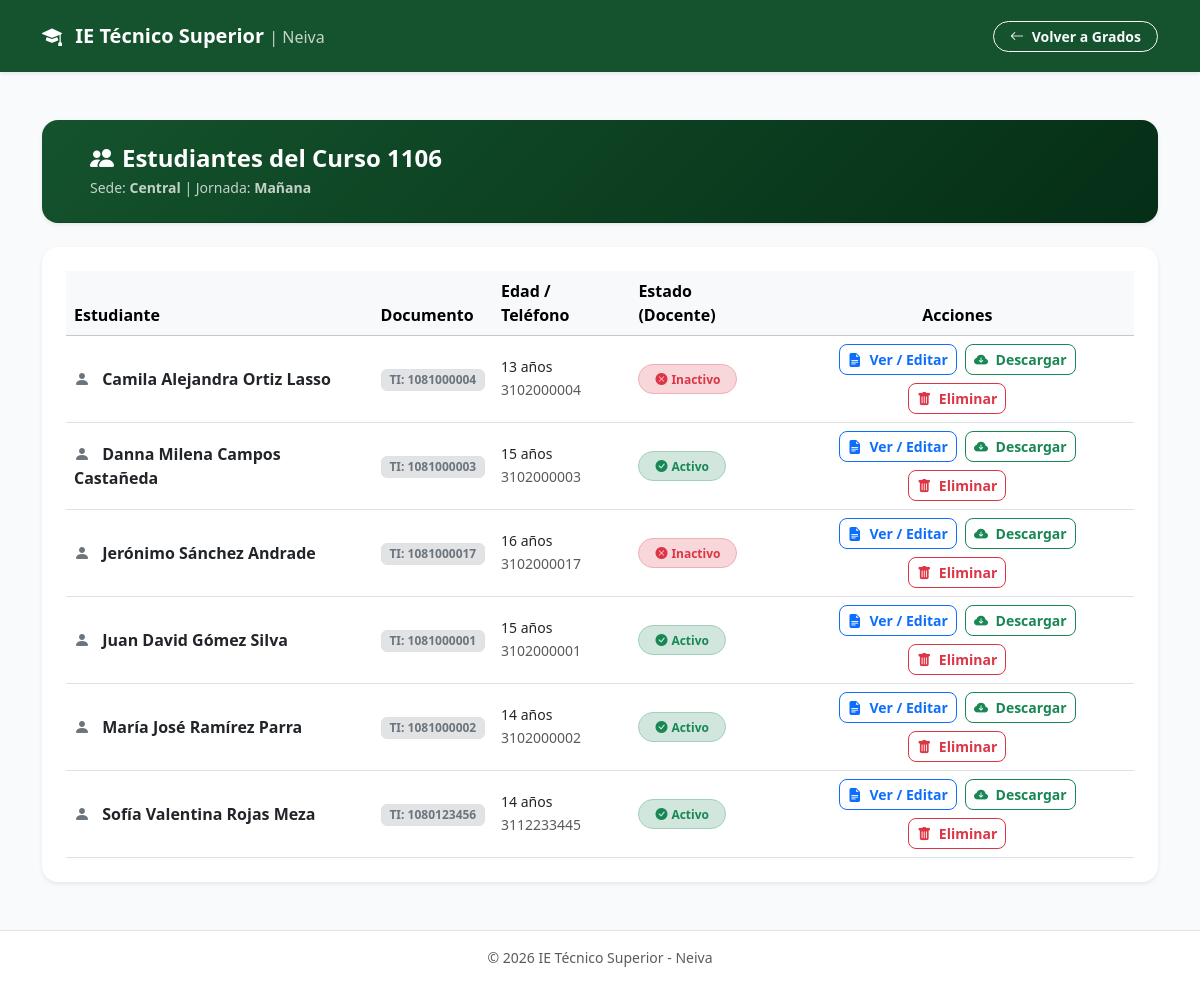
Screenshot of /administrador/estudiantes_curso.php?id_curso=1 (signed in) with the database file from the repository.
### tables this page shows
CREATE TABLE `grados_cursos` (
  `id_curso` int(11) NOT NULL,
  `id_sede` int(11) NOT NULL,
  `nombre_curso` varchar(20) NOT NULL,
  `jornada` enum('Mañana','Tarde','Única') NOT NULL
);

CREATE TABLE `sedes` (
  `id_sede` int(11) NOT NULL,
  `nombre_sede` varchar(100) NOT NULL
);

CREATE TABLE `fichas_caracterizacion` (
  `id_ficha` int(11) NOT NULL,
  `id_estudiante` int(11) NOT NULL,
  `id_curso` int(11) NOT NULL,
  `id_usuario_registro` int(11) NOT NULL,
  `fecha_diligenciamiento` date NOT NULL,
  `acudiente_nombre` varchar(120) NOT NULL,
  `acudiente_parentesco` varchar(50) NOT NULL,
  `medio_transporte` enum('Servicio Público','Vehículo familiar','Bicicleta','Motocicleta personal','Caminando','Pago Ruta') NOT NULL,
  `acompanamiento_jornada_contraria` enum('Hermanos','Uno de mis padres','Familiares','Otros no familiares','Normalmente solo') NOT NULL,
  `observaciones_orientacion` text DEFAULT NULL
);

CREATE TABLE `estudiantes` (
  `id_estudiante` int(11) NOT NULL,
  `tipo_documento` enum('RC','TI','CC','Otro') NOT NULL,
  `numero_documento` varchar(20) NOT NULL,
  `nombres_apellidos` varchar(150) NOT NULL,
  `fecha_nacimiento` date NOT NULL,
  `edad` tinyint(3) UNSIGNED NOT NULL,
  `grupo_sanguineo` varchar(5) NOT NULL,
  `tipo_estudiante` enum('Antiguo','Antiguo Repitente','Nuevo','Nuevo Repitente') NOT NULL,
  `colegio_procedencia` varchar(150) DEFAULT NULL,
  `direccion_residencia` varchar(150) NOT NULL,
  `barrio` varchar(80) NOT NULL,
  `comuna` varchar(10) NOT NULL,
  `estrato` tinyint(3) UNSIGNED NOT NULL,
  `servicio_salud` varchar(80) NOT NULL,
  `telefono_fijo` varchar(20) DEFAULT NULL,
  `telefono_movil` varchar(20) DEFAULT NULL,
  `email_padres` varchar(120) DEFAULT NULL,
  `tel_movil_padre` varchar(20) DEFAULT NULL,
  `tel_movil_madre` varchar(20) DEFAULT NULL,
  `activo` tinyint(1) NOT NULL DEFAULT 1,
  `creado_en` timestamp NULL DEFAULT current_timestamp()
);

### administrador/estudiantes_curso.php (the view, shortened to what this page needs)
<?php
$conexion = conectarBD();
$id_curso = isset($_GET['id_curso']) ? intval($_GET['id_curso']) : 0;
$stmt_info = mysqli_prepare($conexion, "SELECT gc.nombre_curso, gc.jornada, gc.id_sede, s.nombre_sede
                                        FROM grados_cursos gc
                                        INNER JOIN sedes s ON gc.id_sede = s.id_sede
                                        WHERE gc.id_curso = ? LIMIT 1");
mysqli_stmt_bind_param($stmt_info, "i", $id_curso);
mysqli_stmt_execute($stmt_info);
$res_info = mysqli_stmt_get_result($stmt_info);
$curso_info = mysqli_fetch_assoc($res_info);
$sql_est = "SELECT e.id_estudiante, e.tipo_documento, e.numero_documento, e.nombres_apellidos, e.edad, e.telefono_movil, e.activo, f.id_ficha, f.fecha_diligenciamiento
            FROM fichas_caracterizacion f
            INNER JOIN estudiantes e ON f.id_estudiante = e.id_estudiante
            WHERE f.id_curso = ?
            ORDER BY e.nombres_apellidos ASC";
$stmt_est = mysqli_prepare($conexion, $sql_est);
mysqli_stmt_bind_param($stmt_est, "i", $id_curso);
mysqli_stmt_execute($stmt_est);
$res_estudiantes = mysqli_stmt_get_result($stmt_est);
?>
<!DOCTYPE html>
<html lang="es">
<head>
    <link href="https://cdn.jsdelivr.net/npm/bootstrap@5.3.3/dist/css/bootstrap.min.css" rel="stylesheet">
    <link rel="stylesheet" href="https://cdn.jsdelivr.net/npm/bootstrap-icons@1.11.3/font/bootstrap-icons.min.css">
</head>
<body class="d-flex flex-column min-vh-100">
<nav class="navbar navbar-expand-lg navbar-dark shadow-sm py-3" style="background-color: var(--primary-color) !important;">
    <div class="container">
        <a class="navbar-brand fw-bold text-white" href="panel_admin.php">
            <i class="bi bi-mortarboard-fill me-2"></i> IE Técnico Superior <span class="fw-light fs-6 opacity-75">| Neiva</span>
        </a>
        <a href="grados.php?sede=<?php echo $curso_info['id_sede']; ?>" class="btn btn-outline-light btn-sm fw-semibold rounded-pill px-3">
            <i class="bi bi-arrow-left me-1"></i> Volver a Grados
        </a>
    </div>
</nav>
<div class="container py-5 flex-grow-1">
    <div class="card border-0 shadow-sm rounded-4 mb-4 overflow-hidden">
        <div class="card-header card-header-title p-4 px-md-5">
            <h4 class="fw-bold mb-1">
                <i class="bi bi-people-fill me-2"></i>Estudiantes del Curso <?php echo htmlspecialchars($curso_info['nombre_curso']); ?>
            </h4>
            <p class="mb-0 small opacity-75">
                Sede: <strong><?php echo htmlspecialchars($curso_info['nombre_sede']); ?></strong> | Jornada: <strong><?php echo htmlspecialchars($curso_info['jornada']); ?></strong>
            </p>
        </div>
    </div>
    <div class="card border-0 shadow-sm rounded-4">
        <div class="card-body p-4">
            <div class="table-responsive">
                <table class="table table-hover align-middle mb-0">
                    <thead class="table-light">
                        <tr>
                            <th>Estudiante</th>
                            <th>Documento</th>
                            <th>Edad / Teléfono</th>
                            <th>Estado (Docente)</th>
                            <th class="text-center">Acciones</th>
                        </tr>
                    </thead>
                    <tbody>
                        <?php if ($res_estudiantes && mysqli_num_rows($res_estudiantes) > 0): ?>
                            <?php while ($est = mysqli_fetch_assoc($res_estudiantes)): ?>
                                <tr>
                                    <td class="fw-semibold text-dark">
                                        <i class="bi bi-person-fill text-secondary me-2"></i>
                                        <?php echo htmlspecialchars($est['nombres_apellidos']); ?>
                                    </td>
                                    <td>
                                        <span class="badge bg-secondary-subtle text-secondary border">
                                            <?php echo htmlspecialchars($est['tipo_documento']); ?>: <?php echo htmlspecialchars($est['numero_documento']); ?>
                                        </span>
                                    </td>
                                    <td>
                                        <small class="d-block text-dark"><?php echo htmlspecialchars($est['edad']); ?> años</small>
                                        <small class="text-muted"><?php echo !empty($est['telefono_movil']) ? htmlspecialchars($est['telefono_movil']) : 'Sin teléfono'; ?></small>
                                    </td>
                                    <td>
                                        <?php if ($est['activo'] == 1): ?>
                                            <span class="badge bg-success-subtle text-success border border-success-subtle rounded-pill px-3 py-2">
                                                <i class="bi bi-check-circle-fill me-1"></i>Activo
                                            </span>
                                        <?php else: ?>
                                            <span class="badge bg-danger-subtle text-danger border border-danger-subtle rounded-pill px-3 py-2">
                                                <i class="bi bi-x-circle-fill me-1"></i>Inactivo
                                            </span>
                                        <?php endif; ?>
                                    </td>
                                    <td class="text-center">
                                        <div class="d-flex justify-content-center gap-2 flex-wrap">
                                            <a href="editar_caracterizacion.php?id_ficha=<?php echo $est['id_ficha']; ?>" class="btn btn-outline-primary btn-sm rounded-3 fw-semibold" title="Ver o Editar Ficha">
                                                <i class="bi bi-file-earmark-text-fill me-1"></i> Ver / Editar
                                            </a>
                                            <a href="../descargar_ficha.php?id_ficha=<?php echo $est['id_ficha']; ?>" class="btn btn-outline-success btn-sm rounded-3 fw-semibold" title="Descargar Ficha en PDF">
                                                <i class="bi bi-cloud-arrow-down-fill me-1"></i> Descargar
                                            </a>
                                            <button type="button" class="btn btn-outline-danger btn-sm rounded-3 fw-semibold" data-bs-toggle="modal" data-bs-target="#modalEliminarEstudiante<?php echo $est['id_estudiante']; ?>" title="Eliminar Estudiante">
                                                <i class="bi bi-trash-fill me-1"></i> Eliminar
                                            </button>
                                        </div>
                                    </td>
                                </tr>
                            <?php endwhile; ?>
                        <?php endif; ?>
                    </tbody>
                </table>
            </div>
        </div>
    </div>
</div>
<footer class="text-center py-3 bg-white border-top text-muted small mt-auto">
    &copy; <?php echo date('Y'); ?> IE Técnico Superior - Neiva
</footer>
</body>
</html>

### administrador/estudiantes_curso.php (style rules this page uses)
:root { --primary-color: #14532d; --primary-hover: #166534; --accent-color: #15803d; --bg-color: #f8fafc; }
body { background-color: var(--bg-color); font-family: 'Segoe UI', system-ui, -apple-system, sans-serif; color: #334155; }
.card-header-title { background: linear-gradient(135deg, #14532d 0%, #052e16 100%); color: white; }

### rows the page displays
grados_cursos: nombre_curso "1106", id_sede.nombre_sede "Central", jornada "Mañana"
fichas_caracterizacion: id_estudiante.nombres_apellidos "Camila Alejandra Ortiz Lasso", id_estudiante.tipo_documento "TI", id_estudiante.numero_documento "1081000004", id_estudiante.edad "13", id_estudiante.telefono_movil "3102000004", shows "Inactivo"
fichas_caracterizacion: id_estudiante.nombres_apellidos "Danna Milena Campos Castañeda", id_estudiante.tipo_documento "TI", id_estudiante.numero_documento "1081000003", id_estudiante.edad "15", id_estudiante.telefono_movil "3102000003", shows "Activo"
fichas_caracterizacion: id_estudiante.nombres_apellidos "Jerónimo Sánchez Andrade", id_estudiante.tipo_documento "TI", id_estudiante.numero_documento "1081000017", id_estudiante.edad "16", id_estudiante.telefono_movil "3102000017", shows "Inactivo"
fichas_caracterizacion: id_estudiante.nombres_apellidos "Juan David Gómez Silva", id_estudiante.tipo_documento "TI", id_estudiante.numero_documento "1081000001", id_estudiante.edad "15", id_estudiante.telefono_movil "3102000001", shows "Activo"
fichas_caracterizacion: id_estudiante.nombres_apellidos "María José Ramírez Parra", id_estudiante.tipo_documento "TI", id_estudiante.numero_documento "1081000002", id_estudiante.edad "14", id_estudiante.telefono_movil "3102000002", shows "Activo"
fichas_caracterizacion: id_estudiante.nombres_apellidos "Sofía Valentina Rojas Meza", id_estudiante.tipo_documento "TI", id_estudiante.numero_documento "1080123456", id_estudiante.edad "14", id_estudiante.telefono_movil "3112233445", shows "Activo"
